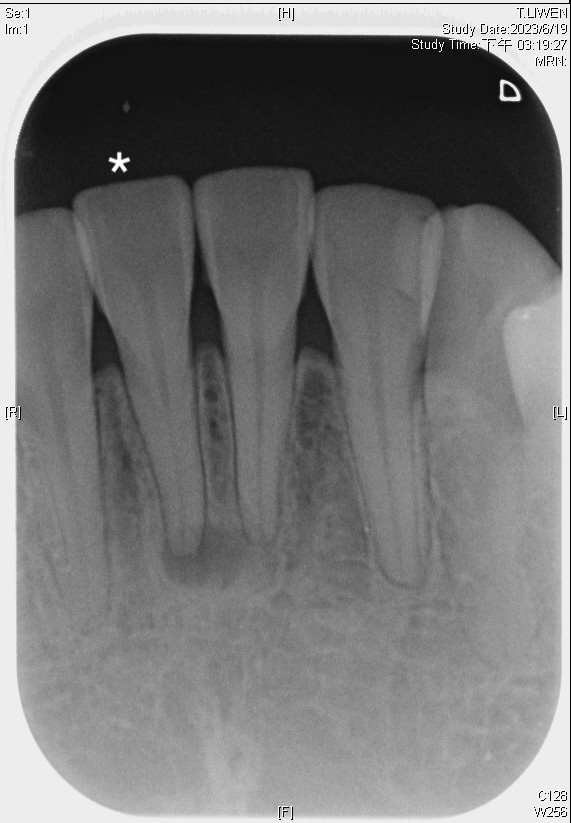
#> input picture yolo-seg__ANN/Data_test/010.jpg, 571 x 823 px
$ python -i A1_tophat_before_annotation.py   (imports and definitions only)
#> lines starting #> are read from the running program, lines starting #| are printed output that depends on the picture
"""
A1t_tophat_before_annotation.py
============================================
獨立版前處理腳本（跟 A1 / A1b 同位置、同用法）：從「原始未增強」的圖出發，
用形態學 top-hat / black-hat 做對比增強，輸出同檔名的處理後圖片。

*** 為什麼標註不用重做 ***
只改灰階值，不改像素位置（不縮放、不裁切、不平移）。
已經標在 CLAHE 圖上的多邊形，套到這裡的輸出圖仍然對得上 → labels 不動。

⚠️ 輸入一定要是「原始未增強」的圖，不要疊在已 CLAHE 的圖上（雙重增強）。
⚠️ train / test / 未來推論必須用同一個 MODE 與同一組參數。
⚠️ 換前處理後 seg 要重訓，不能沿用舊權重。
⚠️ 評估請看 B3 長度誤差與 C1 MAE（跨 5 seed 的 mean ± SD），不要只看 mask mAP。

*** top-hat 在做什麼（決定 KERNEL_SIZE 用） ***
  opening(g, SE)  = 把「比 SE 小的亮結構」磨掉
  top-hat    TH = g - opening(g)      → 只留下比 SE 小的亮細節
  black-hat  BH = closing(g) - g      → 只留下比 SE 小的暗細節
  輸出 out = g + STRENGTH*(TH - BH)   → 小於 SE 的結構被加強對比

所以 **KERNEL_SIZE 越大 → 被當成「細節」的結構越多 → 增強越兇、越容易飽和**。
K=61 在 640 圖上已經是很激進的一端。牙根尖端是逐漸變窄、對比又低的區域，
K 太大時那裡的灰階會被拉到 0 或 255 飽和，原本標示根尖位置的漸層被抹掉，
seg 看到的是一條人造的假邊緣 → mask mAP 可能照樣很高，但長度會歪掉。

→ 所以本檔案的 manifest 會記錄「飽和像素比例」，preview 會輸出差異圖，
  兩個都是用來判斷 K 有沒有過頭的直接證據。

*** 模式 ***
  "contrast"  : out = g + STRENGTH*(TH - BH)        ← 預設，與先前 tophat 實驗相同(STRENGTH=1)
  "tophat"    : out = TH（純 top-hat，背景全黑，長相差很多，通常不適合直接餵 seg）
  "th_clahe"  : contrast 之後再接 CLAHE（參數與 A1 一致）

黑邊（灰階 <= BLACK_BORDER_THRESHOLD）一律維持原值，不參與統計、不被改動
（與 A1 的 enhance_image 同邏輯：先抓非黑邊 bounding box，只在 ROI 內處理）。

用法：
    python A1t_tophat_before_annotation.py                      # 用設定區
    python A1t_tophat_before_annotation.py <輸入資料夾> <輸出資料夾>
    python A1t_tophat_before_annotation.py --preview <輸入資料夾> <預覽輸出資料夾>
        # 預覽：每張圖輸出 original + 各種 KERNEL_SIZE + 差異圖 + 一張併排 montage

安裝需求：
    pip install opencv-python numpy pandas
"""

import sys
from pathlib import Path

import cv2
import numpy as np
import pandas as pd

# ============================================================
# 第0部分：參數與增強函式
# ============================================================

# ---------------- 形態學參數設定區 ----------------
# ⚠️ 改這裡的值，B1/B2/未來推論那邊若也有一份，務必同步（A1 檔頭那個坑）。
KERNEL_SIZE = 31              # 結構元素邊長(px，奇數)。越大越兇。先用 --preview 決定
KERNEL_SHAPE = "ellipse"      # "ellipse" | "rect" | "cross"
STRENGTH = 1.0                # TH/BH 的加權。1.0 = 先前的 tophat 實驗；<1 較溫和
BLACK_BORDER_THRESHOLD = 5    # 與 A1 / A1b 一致

# th_clahe 模式才會用到，與 A1 一致
CLAHE_CLIP_LIMIT = 1.5
CLAHE_TILE_GRID_SIZE = (8, 8)

MODE = "contrast"             # "contrast" | "tophat" | "th_clahe"

_SHAPES = {"ellipse": cv2.MORPH_ELLIPSE, "rect": cv2.MORPH_RECT, "cross": cv2.MORPH_CROSS}


def _signal_bbox(gray):
    """回傳非黑邊的 bounding box (y0, y1, x0, x1)；整張近乎全黑時回傳 None。"""
    ys, xs = np.where(gray > BLACK_BORDER_THRESHOLD)
    if len(ys) == 0:
        return None
    return int(ys.min()), int(ys.max()) + 1, int(xs.min()), int(xs.max()) + 1


def _kernel(k=None, shape=None):
    k = KERNEL_SIZE if k is None else k
    k = int(k) | 1                                   # 強制奇數
    return cv2.getStructuringElement(_SHAPES[shape or KERNEL_SHAPE], (k, k))


def _tophat_contrast(roi, se, strength):
    th = cv2.morphologyEx(roi, cv2.MORPH_TOPHAT, se).astype(np.float32)
    bh = cv2.morphologyEx(roi, cv2.MORPH_BLACKHAT, se).astype(np.float32)
    out = roi.astype(np.float32) + strength * (th - bh)
    return np.clip(out, 0, 255).astype(np.uint8)


def _clahe_roi(roi):
    clahe = cv2.createCLAHE(clipLimit=CLAHE_CLIP_LIMIT, tileGridSize=CLAHE_TILE_GRID_SIZE)
    return clahe.apply(roi)


def enhance_image(img, mode=None, k=None, shape=None, strength=None):
    """
    對灰階或 BGR 影像做 top-hat 系列增強，回傳同 channel 數的 uint8 影像。
    輸入為 None 或整張近乎全黑時原樣回傳。
    """
    if img is None:
        return img
    mode = mode or MODE
    strength = STRENGTH if strength is None else strength

    is_color = (img.ndim == 3)
    gray = cv2.cvtColor(img, cv2.COLOR_BGR2GRAY) if is_color else img.copy()

    bb = _signal_bbox(gray)
    if bb is None:
        return img
    y0, y1, x0, x1 = bb
    roi = gray[y0:y1, x0:x1]
    se = _kernel(k, shape)

    if mode == "contrast":
        roi_out = _tophat_contrast(roi, se, strength)
    elif mode == "tophat":
        roi_out = cv2.morphologyEx(roi, cv2.MORPH_TOPHAT, se)
    elif mode == "th_clahe":
        roi_out = _clahe_roi(_tophat_contrast(roi, se, strength))
    else:
        raise ValueError(f"未知 MODE：{mode!r}（可用：contrast / tophat / th_clahe）")

    out_gray = gray.copy()
    out_gray[y0:y1, x0:x1] = roi_out
    return cv2.cvtColor(out_gray, cv2.COLOR_GRAY2BGR) if is_color else out_gray


# [16 lines left out: function roi_stats, not called in this run]


# ============================================================
# 第1部分：批次前處理設定區
# ============================================================

INPUT_DIR = "test-77/test/images"   # 👈 原始、未增強的圖
OUTPUT_DIR = "test-77_tophat/images"                                   # 👈 輸出（同檔名）

IMAGE_EXTENSIONS = {".jpg", ".jpeg", ".png"}
OVERWRITE_EXISTING = False
MANIFEST_CSV = "前處理清單_tophat.csv"

# 預覽模式要比較的 KERNEL_SIZE 清單
PREVIEW_KERNEL_SIZES = [11, 21, 31, 45, 61]
PREVIEW_MAX_IMAGES = 5
SATURATION_WARN_PCT = 2.0     # 後_飽和pct 超過這個值就在 manifest 標警告


# ============================================================
# 第2部分：批次前處理（量產模式）
# ============================================================

def collect_images(d):
    return sorted(p for p in Path(d).glob("*.*") if p.suffix.lower() in IMAGE_EXTENSIONS)


# [157 lines left out: functions write_image, process_all, _diff_map, _label, preview, main, not called in this run]


# [2 lines not run here, left out]

>>> import cv2
>>> picture = cv2.imread('Data_test/010.jpg')
#> picture is the input picture: shape (823, 571, 3); min 0, max 255, mean 119.3
>>> result = enhance_image(picture)
#> in enhance_image, `bb = _signal_bbox(gray)`: bb = (0, 823, 0, 571)
#> in enhance_image, `y0, y1, x0, x1 = bb`: y0 = 0; y1 = 823; x0 = 0; x1 = 571
#> in _tophat_contrast, `th = cv2.morphologyEx(roi, cv2.MORPH_TOPHAT, se).astype(np.float32)`:
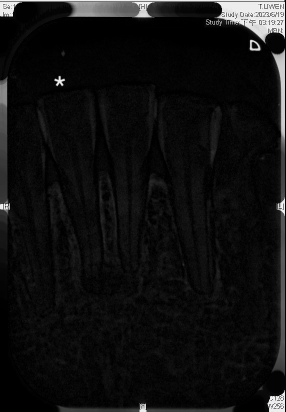
#> th: shape (823, 571) float32 (shown at 1/2 size); min 0, max 255, mean 16.6
#> in _tophat_contrast, `bh = cv2.morphologyEx(roi, cv2.MORPH_BLACKHAT, se).astype(np.float32)`:
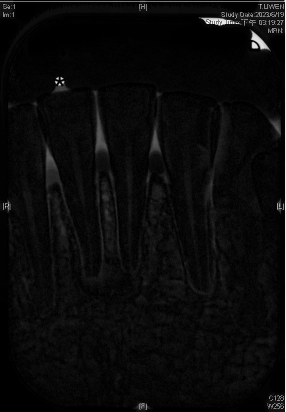
#> bh: shape (823, 571) float32 (shown at 1/2 size); min 0, max 255, mean 9.9
#> in _tophat_contrast, `out = roi.astype(np.float32) + strength * (th - bh)`:
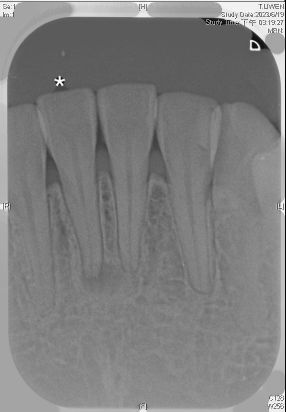
#> out: shape (823, 571) float32 (shown at 1/2 size); min -255, max 510, mean 125.9; drawn with min black and max white
#> in _tophat_contrast, `return np.clip(out, 0, 255).astype(np.uint8)`:
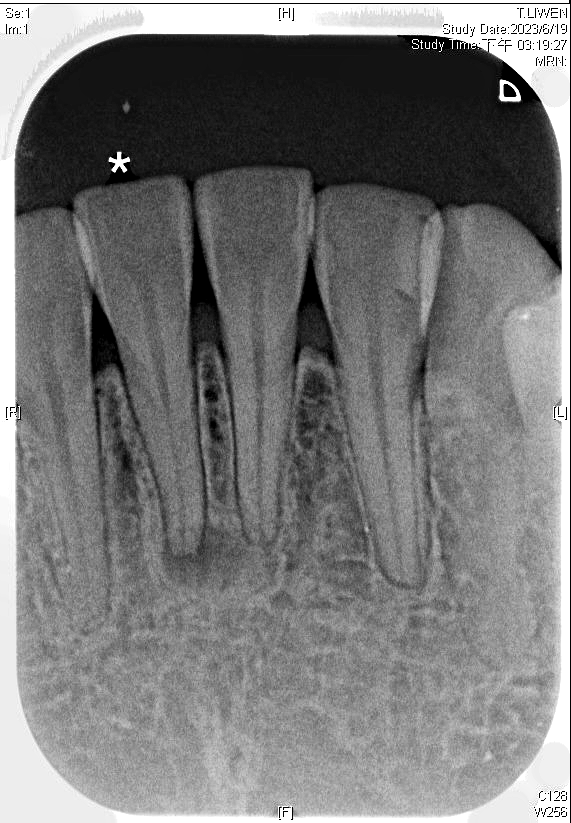
#> returned value: shape (823, 571); min 0, max 255, mean 120.2

$ run again, on yolo-seg__ANN/Data_test/022.jpg
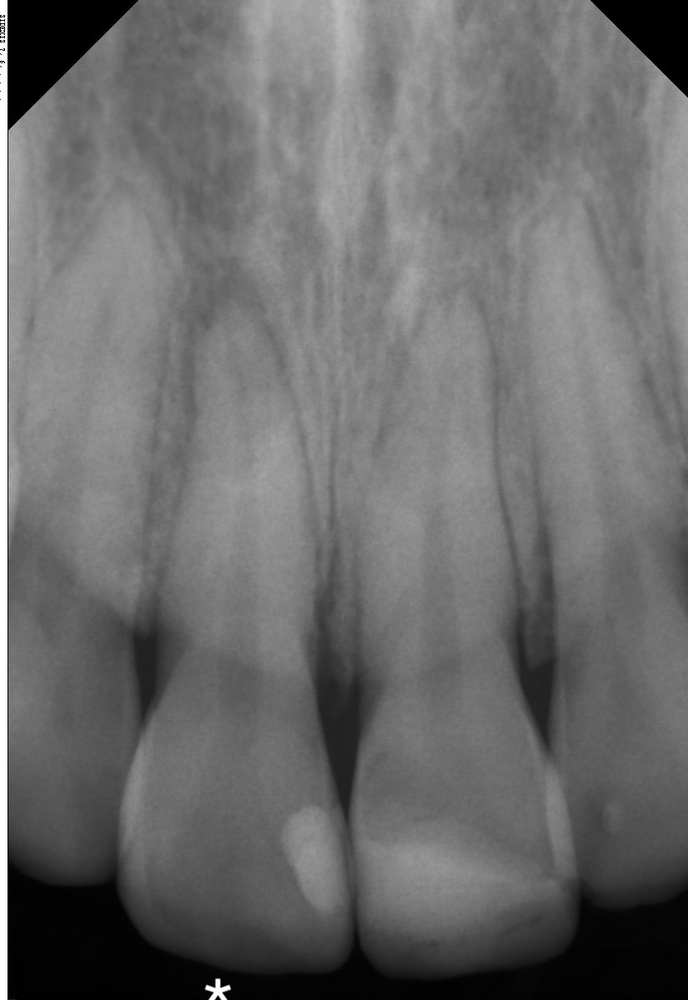
#> input picture yolo-seg__ANN/Data_test/022.jpg, 688 x 1000 px, shrunk from 825 x 1200 before the run
#> picture is the input picture: shape (1000, 688, 3); min 0, max 255, mean 107.2
#> bb = (0, 1000, 0, 688)
#> y0 = 0; y1 = 1000; x0 = 0; x1 = 688
#> in _tophat_contrast, `bh = cv2.morphologyEx(roi, cv2.MORPH_BLACKHAT, se).astype(np.float32)`:
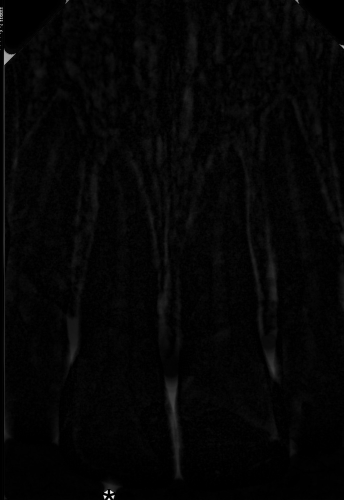
#> bh: shape (1000, 688) float32 (shown at 1/2 size); min 0, max 255, mean 5.1
#> in _tophat_contrast, `return np.clip(out, 0, 255).astype(np.uint8)`:
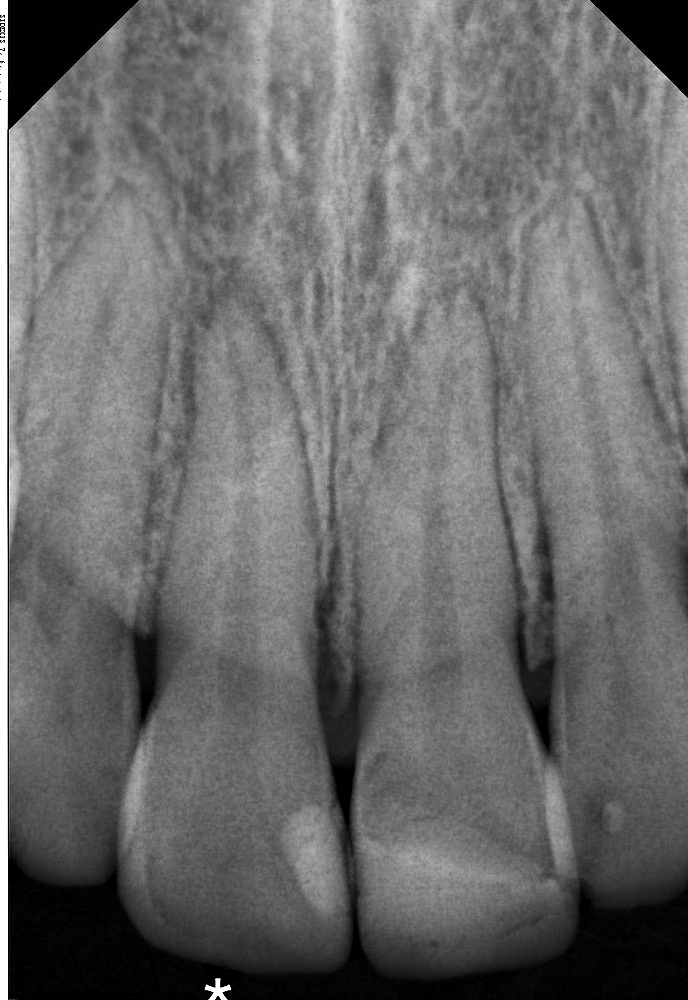
#> returned value: shape (1000, 688); min 0, max 255, mean 106.9

$ run again, on yolo-seg__ANN/Data_test/037.jpg
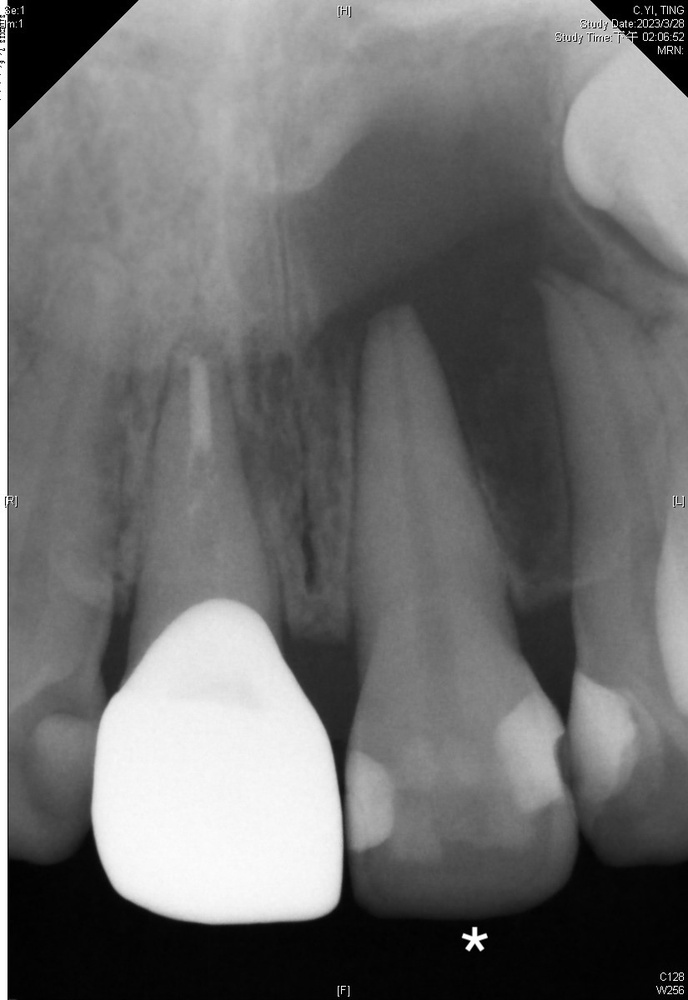
#> input picture yolo-seg__ANN/Data_test/037.jpg, 688 x 1000 px, shrunk from 825 x 1200 before the run
#> picture is the input picture: shape (1000, 688, 3); min 0, max 255, mean 110.6
#> bb = (0, 1000, 0, 688)
#> y0 = 0; y1 = 1000; x0 = 0; x1 = 688
#> in _tophat_contrast, `bh = cv2.morphologyEx(roi, cv2.MORPH_BLACKHAT, se).astype(np.float32)`:
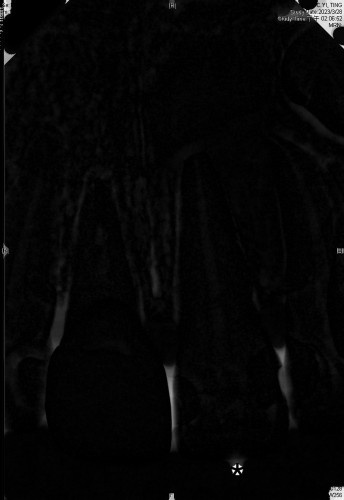
#> bh: shape (1000, 688) float32 (shown at 1/2 size); min 0, max 255, mean 5.7
#> in _tophat_contrast, `out = roi.astype(np.float32) + strength * (th - bh)`:
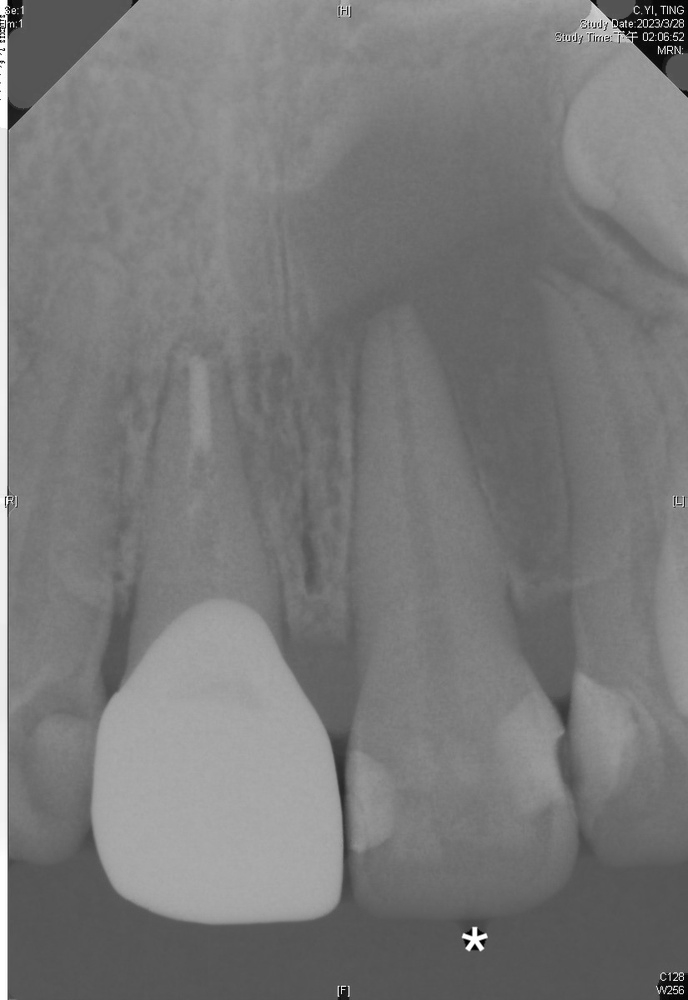
#> out: shape (1000, 688) float32; min -255, max 510, mean 111.4; drawn with min black and max white
